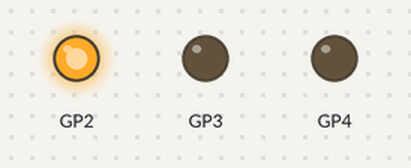
The program below on a simulated Raspberry Pi Pico. Parts: output pins drawn as LEDs (lit = HIGH).

Above: at 3.2 s.
At 10.2 s:
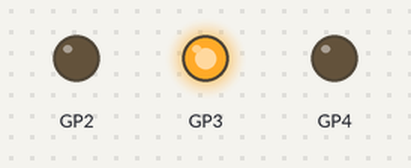
At 14.4 s:
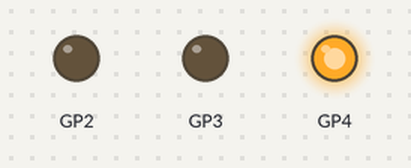
At 20.3 s:
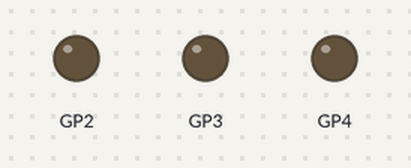
Timing chart, 0 to 26.8 s (numbered marks = the images above):
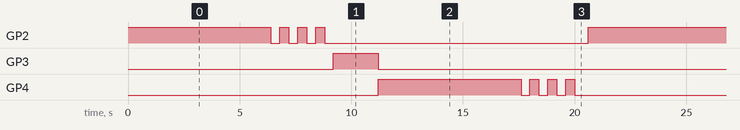

Measured:
- by itself, GP2, GP4: repeats every 20.6 s: 3 × (LOW 0.40 s, HIGH 0.40 s), LOW 11.8 s, HIGH 6.4 s
- by itself, GP3: alternates HIGH for 2.0 s and LOW for 18.6 s
- by itself, everything shown: repeats every 20.6 s, in 17 steps

The program:

main.cpp
```cpp
#include <Arduino.h>

class Led {
private:
    int pin_;
    bool state_;

public:
    Led(int pin) : pin_(pin), state_(false) {
        pinMode(pin_, OUTPUT);
    }

public:
    void on() {
        digitalWrite(pin_, HIGH);
        state_ = true;
    }

    void off() {
        digitalWrite(pin_, LOW);
        state_ = false;
    }

    void toggle() {
        if (state_) off();
        else on();
    }

    bool isOn() const {
        return state_;
    }
};

class LedController {
private:
    Led* leds_;
    int count_;

public:
    LedController(Led* leds, int count) : leds_(leds), count_(count) {}

public:
    void trafficLightCycle(int redTime, int yellowTime, int greenTime, int blinkTime) {
        enum { RED = 0, YELLOW, GREEN };

        // красный
        leds_[RED].on();
        delay(redTime);
        leds_[RED].off();
        blink(RED, 4, blinkTime);

        // жёлтый
        leds_[YELLOW].on();
        delay(yellowTime);
        leds_[YELLOW].off();

        // зелёный
        leds_[GREEN].on();
        delay(greenTime);
        leds_[GREEN].off();
        blink(GREEN, 4, blinkTime);
    }

private:
    void blink(int index, int times, int time) {
        for (int i = 0; i < times; ++i) {
            leds_[index].on();
            delay(time);
            leds_[index].off();
            delay(time);
        }
    }
};

Led leds[] = { Led(2), Led(3), Led(4) };
LedController controller(leds, 3);

void setup() {
    Serial.begin(9600);
}

void loop() {
    controller.trafficLightCycle(6000, 2000, 6000, 400);
    delay(200);
}
```
